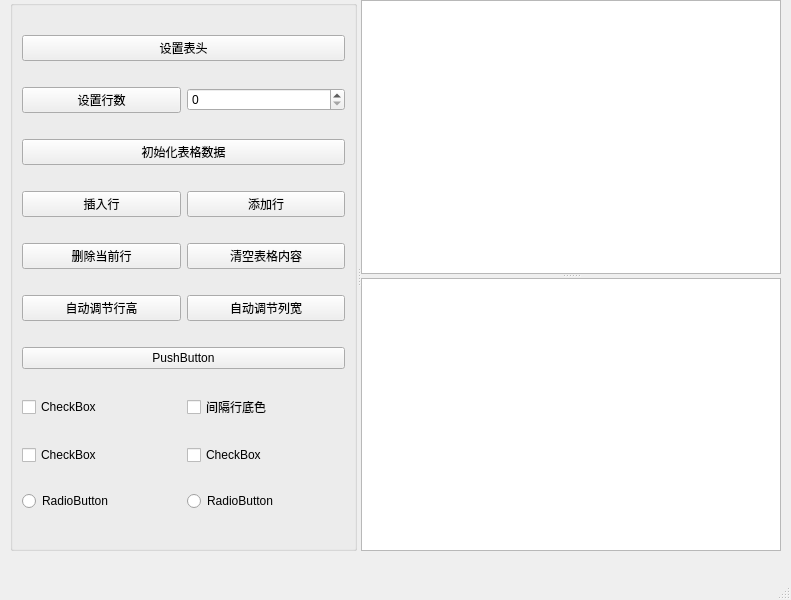
<?xml version="1.0" encoding="UTF-8"?>
<ui version="4.0">
 <class>MainWindow</class>
 <widget class="QMainWindow" name="MainWindow">
  <property name="geometry">
   <rect>
    <x>0</x>
    <y>0</y>
    <width>791</width>
    <height>600</height>
   </rect>
  </property>
  <property name="windowTitle">
   <string>MainWindow</string>
  </property>
  <widget class="QWidget" name="centralwidget">
   <widget class="QSplitter" name="splitter_2">
    <property name="geometry">
     <rect>
      <x>10</x>
      <y>0</y>
      <width>771</width>
      <height>551</height>
     </rect>
    </property>
    <property name="orientation">
     <enum>Qt::Horizontal</enum>
    </property>
    <widget class="QGroupBox" name="groupBox">
     <property name="title">
      <string/>
     </property>
     <layout class="QGridLayout" name="gridLayout">
      <item row="0" column="0" colspan="2">
       <widget class="QPushButton" name="btnSetHeader">
        <property name="text">
         <string>设置表头</string>
        </property>
       </widget>
      </item>
      <item row="1" column="0">
       <widget class="QPushButton" name="btnSetRows">
        <property name="text">
         <string>设置行数</string>
        </property>
       </widget>
      </item>
      <item row="1" column="1">
       <widget class="QSpinBox" name="spinBox"/>
      </item>
      <item row="2" column="0" colspan="2">
       <widget class="QPushButton" name="btnIniData">
        <property name="text">
         <string>初始化表格数据</string>
        </property>
       </widget>
      </item>
      <item row="3" column="0">
       <widget class="QPushButton" name="btnInsertRow">
        <property name="text">
         <string>插入行</string>
        </property>
       </widget>
      </item>
      <item row="3" column="1">
       <widget class="QPushButton" name="btnAppendRow">
        <property name="text">
         <string>添加行</string>
        </property>
       </widget>
      </item>
      <item row="4" column="0">
       <widget class="QPushButton" name="btnDelCurRow">
        <property name="text">
         <string>删除当前行</string>
        </property>
       </widget>
      </item>
      <item row="4" column="1">
       <widget class="QPushButton" name="btnClearContents">
        <property name="text">
         <string>清空表格内容</string>
        </property>
       </widget>
      </item>
      <item row="5" column="0">
       <widget class="QPushButton" name="btnAutoHeight">
        <property name="text">
         <string>自动调节行高</string>
        </property>
       </widget>
      </item>
      <item row="5" column="1">
       <widget class="QPushButton" name="btnAutoWidth">
        <property name="text">
         <string>自动调节列宽</string>
        </property>
       </widget>
      </item>
      <item row="6" column="0" colspan="2">
       <widget class="QPushButton" name="pushButton_10">
        <property name="text">
         <string>PushButton</string>
        </property>
       </widget>
      </item>
      <item row="7" column="0">
       <widget class="QCheckBox" name="checkBox">
        <property name="text">
         <string>CheckBox</string>
        </property>
       </widget>
      </item>
      <item row="7" column="1">
       <widget class="QCheckBox" name="chkBoxRowColor">
        <property name="text">
         <string>间隔行底色</string>
        </property>
       </widget>
      </item>
      <item row="8" column="0">
       <widget class="QCheckBox" name="checkBox_3">
        <property name="text">
         <string>CheckBox</string>
        </property>
       </widget>
      </item>
      <item row="8" column="1">
       <widget class="QCheckBox" name="checkBox_4">
        <property name="text">
         <string>CheckBox</string>
        </property>
       </widget>
      </item>
      <item row="9" column="0">
       <widget class="QRadioButton" name="radioButton">
        <property name="text">
         <string>RadioButton</string>
        </property>
       </widget>
      </item>
      <item row="9" column="1">
       <widget class="QRadioButton" name="radioButton_2">
        <property name="text">
         <string>RadioButton</string>
        </property>
       </widget>
      </item>
     </layout>
    </widget>
    <widget class="QSplitter" name="splitter">
     <property name="orientation">
      <enum>Qt::Vertical</enum>
     </property>
     <widget class="QTableWidget" name="tableWidget"/>
     <widget class="QPlainTextEdit" name="plainTextEdit"/>
    </widget>
   </widget>
  </widget>
  <widget class="QMenuBar" name="menubar">
   <property name="geometry">
    <rect>
     <x>0</x>
     <y>0</y>
     <width>791</width>
     <height>21</height>
    </rect>
   </property>
  </widget>
  <widget class="QStatusBar" name="statusbar"/>
 </widget>
 <resources/>
 <connections/>
</ui>
